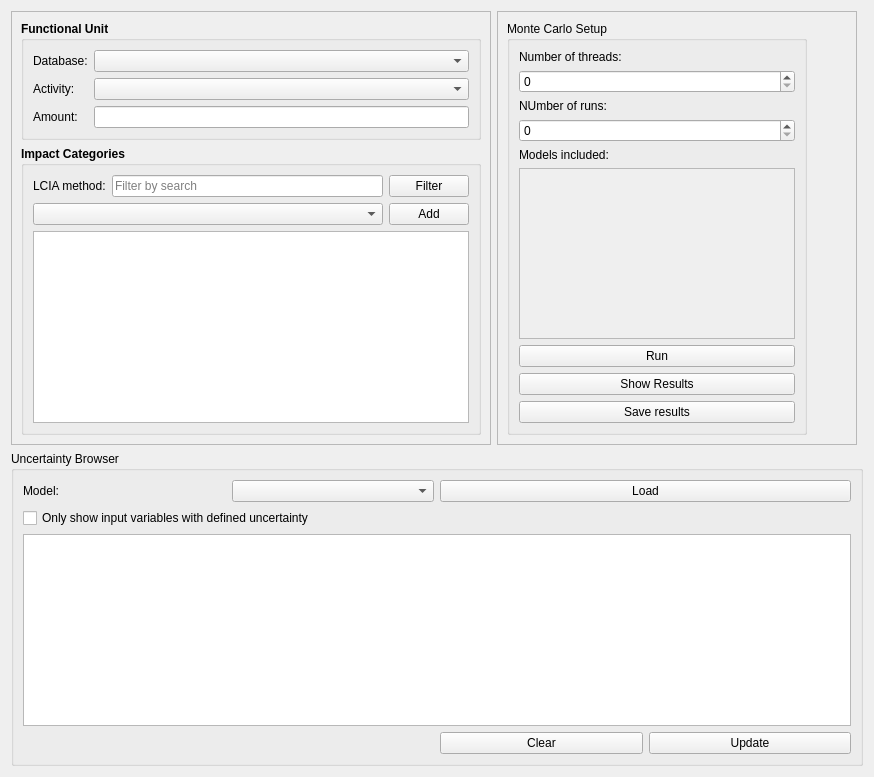
         <widget class="QWidget" name="MC_tab">
          <attribute name="title">
           <string>Monte Carlo simulation</string>
          </attribute>
          <layout class="QGridLayout" name="gridLayout_94">
           <item row="0" column="1">
            <widget class="QFrame" name="frame_58">
             <property name="frameShape">
              <enum>QFrame::StyledPanel</enum>
             </property>
             <property name="frameShadow">
              <enum>QFrame::Raised</enum>
             </property>
             <layout class="QGridLayout" name="gridLayout_96">
              <item row="0" column="0">
               <widget class="QGroupBox" name="groupBox_14">
                <property name="minimumSize">
                 <size>
                  <width>300</width>
                  <height>0</height>
                 </size>
                </property>
                <property name="title">
                 <string>Monte Carlo Setup</string>
                </property>
                <layout class="QGridLayout" name="gridLayout_71">
                 <item row="0" column="0">
                  <widget class="QLabel" name="label_67">
                   <property name="text">
                    <string>Number of threads:</string>
                   </property>
                  </widget>
                 </item>
                 <item row="1" column="0">
                  <widget class="QSpinBox" name="MC_N_Thread"/>
                 </item>
                 <item row="2" column="0">
                  <widget class="QLabel" name="label_68">
                   <property name="text">
                    <string>NUmber of runs:</string>
                   </property>
                  </widget>
                 </item>
                 <item row="3" column="0">
                  <widget class="QSpinBox" name="MC_N_runs"/>
                 </item>
                 <item row="4" column="0">
                  <widget class="QLabel" name="label_69">
                   <property name="text">
                    <string>Models included:</string>
                   </property>
                  </widget>
                 </item>
                 <item row="5" column="0">
                  <widget class="QScrollArea" name="MC_included_models">
                   <property name="widgetResizable">
                    <bool>true</bool>
                   </property>
                   <widget class="QWidget" name="scrollAreaWidgetContents">
                    <property name="geometry">
                     <rect>
                      <x>0</x>
                      <y>0</y>
                      <width>278</width>
                      <height>162</height>
                     </rect>
                    </property>
                    <layout class="QVBoxLayout" name="verticalLayout_3"/>
                   </widget>
                  </widget>
                 </item>
                 <item row="6" column="0">
                  <widget class="QPushButton" name="MC_run">
                   <property name="text">
                    <string>Run</string>
                   </property>
                   <property name="icon">
                    <iconset resource="PyWOLF_Resource.qrc">
                     <normaloff>:/ICONS/PySWOLF_ICONS/run.png</normaloff>:/ICONS/PySWOLF_ICONS/run.png</iconset>
                   </property>
                  </widget>
                 </item>
                 <item row="7" column="0">
                  <widget class="QPushButton" name="MC_show">
                   <property name="text">
                    <string>Show Results</string>
                   </property>
                   <property name="icon">
                    <iconset resource="PyWOLF_Resource.qrc">
                     <normaloff>:/ICONS/PySWOLF_ICONS/show.png</normaloff>:/ICONS/PySWOLF_ICONS/show.png</iconset>
                   </property>
                  </widget>
                 </item>
                 <item row="8" column="0">
                  <widget class="QPushButton" name="MC_save">
                   <property name="text">
                    <string>Save results</string>
                   </property>
                   <property name="icon">
                    <iconset resource="PyWOLF_Resource.qrc">
                     <normaloff>:/ICONS/PySWOLF_ICONS/save.png</normaloff>:/ICONS/PySWOLF_ICONS/save.png</iconset>
                   </property>
                  </widget>
                 </item>
                </layout>
               </widget>
              </item>
              <item row="0" column="1">
               <spacer name="horizontalSpacer_18">
                <property name="orientation">
                 <enum>Qt::Horizontal</enum>
                </property>
                <property name="sizeHint" stdset="0">
                 <size>
                  <width>40</width>
                  <height>20</height>
                 </size>
                </property>
               </spacer>
              </item>
             </layout>
            </widget>
           </item>
           <item row="1" column="0" colspan="3">
            <widget class="QGroupBox" name="groupBox_13">
             <property name="font">
              <font>
               <weight>50</weight>
               <bold>false</bold>
              </font>
             </property>
             <property name="title">
              <string>Uncertainty Browser</string>
             </property>
             <layout class="QGridLayout" name="gridLayout_93">
              <item row="1" column="0" colspan="2">
               <widget class="QCheckBox" name="MC_uncertain_filter">
                <property name="text">
                 <string>Only show input variables with defined uncertainty</string>
                </property>
               </widget>
              </item>
              <item row="0" column="0">
               <widget class="QLabel" name="label_5">
                <property name="text">
                 <string>Model:</string>
                </property>
               </widget>
              </item>
              <item row="3" column="3">
               <widget class="QPushButton" name="MC_uncertain_update">
                <property name="text">
                 <string>Update</string>
                </property>
                <property name="icon">
                 <iconset resource="PyWOLF_Resource.qrc">
                  <normaloff>:/ICONS/PySWOLF_ICONS/Update.png</normaloff>:/ICONS/PySWOLF_ICONS/Update.png</iconset>
                </property>
               </widget>
              </item>
              <item row="2" column="0" colspan="4">
               <widget class="QTableView" name="MC_Uncertain_table"/>
              </item>
              <item row="3" column="2">
               <widget class="QPushButton" name="MC_unceratin_clear">
                <property name="text">
                 <string>Clear</string>
                </property>
                <property name="icon">
                 <iconset resource="PyWOLF_Resource.qrc">
                  <normaloff>:/ICONS/PySWOLF_ICONS/Remove.png</normaloff>:/ICONS/PySWOLF_ICONS/Remove.png</iconset>
                </property>
               </widget>
              </item>
              <item row="0" column="1">
               <widget class="QComboBox" name="MC_Model"/>
              </item>
              <item row="0" column="2" colspan="2">
               <widget class="QPushButton" name="MC_Model_load">
                <property name="text">
                 <string>Load</string>
                </property>
                <property name="icon">
                 <iconset resource="PyWOLF_Resource.qrc">
                  <normaloff>:/ICONS/PySWOLF_ICONS/Load.png</normaloff>:/ICONS/PySWOLF_ICONS/Load.png</iconset>
                </property>
               </widget>
              </item>
             </layout>
            </widget>
           </item>
           <item row="0" column="0">
            <widget class="QFrame" name="frame_57">
             <property name="frameShape">
              <enum>QFrame::StyledPanel</enum>
             </property>
             <property name="frameShadow">
              <enum>QFrame::Raised</enum>
             </property>
             <layout class="QGridLayout" name="gridLayout_92">
              <item row="0" column="0">
               <widget class="QGroupBox" name="groupBox_11">
                <property name="font">
                 <font>
                  <weight>75</weight>
                  <bold>true</bold>
                  <kerning>true</kerning>
                 </font>
                </property>
                <property name="title">
                 <string>Functional Unit</string>
                </property>
                <layout class="QGridLayout" name="gridLayout_5">
                 <item row="0" column="0">
                  <widget class="QLabel" name="label_65">
                   <property name="font">
                    <font>
                     <weight>50</weight>
                     <bold>false</bold>
                     <kerning>true</kerning>
                    </font>
                   </property>
                   <property name="text">
                    <string>Database:</string>
                   </property>
                  </widget>
                 </item>
                 <item row="1" column="1">
                  <widget class="QComboBox" name="MC_FU_act">
                   <property name="minimumSize">
                    <size>
                     <width>250</width>
                     <height>0</height>
                    </size>
                   </property>
                   <property name="font">
                    <font>
                     <weight>50</weight>
                     <bold>false</bold>
                     <kerning>true</kerning>
                    </font>
                   </property>
                  </widget>
                 </item>
                 <item row="2" column="1">
                  <widget class="QLineEdit" name="MC_FU_amount">
                   <property name="font">
                    <font>
                     <weight>50</weight>
                     <bold>false</bold>
                     <kerning>true</kerning>
                    </font>
                   </property>
                  </widget>
                 </item>
                 <item row="1" column="0">
                  <widget class="QLabel" name="label_64">
                   <property name="font">
                    <font>
                     <weight>50</weight>
                     <bold>false</bold>
                     <kerning>true</kerning>
                    </font>
                   </property>
                   <property name="text">
                    <string>Activity:</string>
                   </property>
                  </widget>
                 </item>
                 <item row="0" column="1">
                  <widget class="QComboBox" name="MC_FU_DB">
                   <property name="font">
                    <font>
                     <weight>50</weight>
                     <bold>false</bold>
                     <kerning>true</kerning>
                    </font>
                   </property>
                  </widget>
                 </item>
                 <item row="2" column="0">
                  <widget class="QLabel" name="label_63">
                   <property name="font">
                    <font>
                     <weight>50</weight>
                     <bold>false</bold>
                     <kerning>true</kerning>
                    </font>
                   </property>
                   <property name="text">
                    <string>Amount:</string>
                   </property>
                  </widget>
                 </item>
                </layout>
               </widget>
              </item>
              <item row="1" column="0">
               <widget class="QGroupBox" name="groupBox_12">
                <property name="font">
                 <font>
                  <weight>75</weight>
                  <bold>true</bold>
                  <kerning>true</kerning>
                 </font>
                </property>
                <property name="title">
                 <string>Impact Categories</string>
                </property>
                <layout class="QGridLayout" name="gridLayout_91">
                 <item row="0" column="0">
                  <widget class="QLabel" name="label_66">
                   <property name="font">
                    <font>
                     <weight>50</weight>
                     <bold>false</bold>
                     <kerning>true</kerning>
                    </font>
                   </property>
                   <property name="text">
                    <string>LCIA method:</string>
                   </property>
                  </widget>
                 </item>
                 <item row="0" column="1">
                  <widget class="QLineEdit" name="MC_Filter_keyword">
                   <property name="font">
                    <font>
                     <weight>50</weight>
                     <bold>false</bold>
                     <kerning>true</kerning>
                    </font>
                   </property>
                   <property name="placeholderText">
                    <string>Filter by search</string>
                   </property>
                  </widget>
                 </item>
                 <item row="0" column="2">
                  <widget class="QPushButton" name="MC_Filter_method">
                   <property name="font">
                    <font>
                     <weight>50</weight>
                     <bold>false</bold>
                     <kerning>true</kerning>
                    </font>
                   </property>
                   <property name="text">
                    <string>Filter</string>
                   </property>
                   <property name="icon">
                    <iconset resource="PyWOLF_Resource.qrc">
                     <normaloff>:/ICONS/PySWOLF_ICONS/Filter.png</normaloff>:/ICONS/PySWOLF_ICONS/Filter.png</iconset>
                   </property>
                  </widget>
                 </item>
                 <item row="1" column="0" colspan="2">
                  <widget class="QComboBox" name="MC_method">
                   <property name="minimumSize">
                    <size>
                     <width>350</width>
                     <height>0</height>
                    </size>
                   </property>
                   <property name="font">
                    <font>
                     <weight>50</weight>
                     <bold>false</bold>
                     <kerning>true</kerning>
                    </font>
                   </property>
                  </widget>
                 </item>
                 <item row="1" column="2">
                  <widget class="QPushButton" name="MC_add_method">
                   <property name="font">
                    <font>
                     <weight>50</weight>
                     <bold>false</bold>
                     <kerning>true</kerning>
                    </font>
                   </property>
                   <property name="text">
                    <string>Add</string>
                   </property>
                   <property name="icon">
                    <iconset resource="PyWOLF_Resource.qrc">
                     <normaloff>:/ICONS/PySWOLF_ICONS/ADD.png</normaloff>:/ICONS/PySWOLF_ICONS/ADD.png</iconset>
                   </property>
                  </widget>
                 </item>
                 <item row="2" column="0" colspan="3">
                  <widget class="QTableView" name="MC_method_table">
                   <property name="font">
                    <font>
                     <weight>50</weight>
                     <bold>false</bold>
                     <kerning>true</kerning>
                    </font>
                   </property>
                  </widget>
                 </item>
                </layout>
               </widget>
              </item>
             </layout>
            </widget>
           </item>
          </layout>
         </widget>
